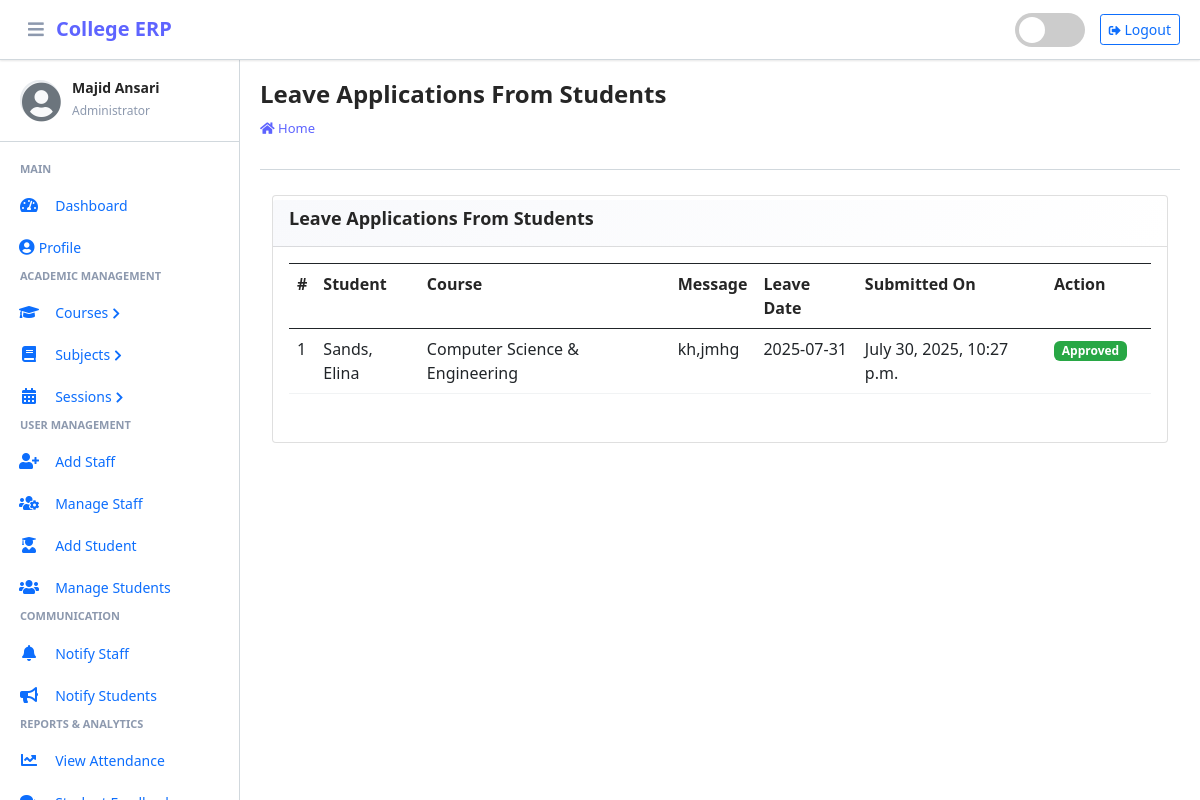
The page /student/view/leave/ (signed in) on the database its author committed.
### main_app/models.py (models this page shows, shortened)
class CustomUser(AbstractUser):
    USER_TYPE = ((1, "HOD"), (2, "Staff"), (3, "Student"))
    GENDER = [("M", "Male"), ("F", "Female")]
    username = None  # Removed username, using email instead
    email = models.EmailField(unique=True)
    user_type = models.CharField(default=1, choices=USER_TYPE, max_length=1)
    gender = models.CharField(max_length=1, choices=GENDER)
    profile_pic = models.ImageField()
    address = models.TextField()
    fcm_token = models.TextField(default="")  # For firebase notifications
    created_at = models.DateTimeField(auto_now_add=True)
    updated_at = models.DateTimeField(auto_now=True)
    USERNAME_FIELD = "email"
    REQUIRED_FIELDS = []
    objects = CustomUserManager()

class LeaveReportStudent(models.Model):
    student = models.ForeignKey(Student, on_delete=models.CASCADE)
    date = models.CharField(max_length=60)
    message = models.TextField()
    status = models.SmallIntegerField(default=0)
    created_at = models.DateTimeField(auto_now_add=True)
    updated_at = models.DateTimeField(auto_now=True)

class Student(models.Model):
    admin = models.OneToOneField(CustomUser, on_delete=models.CASCADE)
    course = models.ForeignKey(Course, on_delete=models.DO_NOTHING, null=True, blank=False)
    session = models.ForeignKey(Session, on_delete=models.DO_NOTHING, null=True)
    def __str__(self):
        return self.admin.last_name + ", " + self.admin.first_name

class Course(models.Model):
    name = models.CharField(max_length=120)
    created_at = models.DateTimeField(auto_now_add=True)
    updated_at = models.DateTimeField(auto_now=True)
    def __str__(self):
        return self.name

### main_app/hod_views.py (the view, shortened to what this page needs)
# urls.py: path("student/view/leave/", hod_views.view_student_leave,
@csrf_exempt
def view_student_leave(request):
    if request.method != 'POST':
        allLeave = LeaveReportStudent.objects.all()
        context = {
            'allLeave': allLeave,
            'page_title': 'Leave Applications From Students'
        }
        return render(request, "hod_template/student_leave_view.html", context)

### main_app/templates/hod_template/student_leave_view.html (shortened to what this page needs)
{% extends 'main_app/base.html' %}
{% load static %}
{% block page_title %}{{page_title}}{% endblock page_title %}
{% block content %}
<section class="content">
    <div class="container-fluid">
        <div class="row">
            <div class="col-md-12">
                <div class="card card-dark">
                    <div class="card-header">
                        <h3 class="card-title">{{page_title}}</h3>
                    </div>
                    <div class="table card-body" style="overflow-x: auto; overflow-y: auto; max-height: 600px;">
                        <table class="table table-bordered table-hover" style="min-width: 800px;">
                            <tr>
                                <th>#</th>
                                <th>Student</th>
                                <th>Course</th>
                                <th>Message</th>
                                <th>Leave Date</th>
                                <th>Submitted On</th>
                                <th>Action</th>
                            </tr>
                            {% for leave in  allLeave %}
                              <tr>
                                  <td>{{forloop.counter}}</td>
                                  <td>{{leave.student}}</td>
                                  <td>{{leave.student.course}}</td>
                                  <td style="word-wrap: break-word; max-width: 200px; overflow: hidden; text-overflow: ellipsis;">{{leave.message}}</td>
                                  <td>{{leave.date}}</td>
                                  <td>{{leave.created_at}}</td>
                                      {% if leave.status == 0 %}
                                           <td> <button data-bs-toggle="modal" data-bs-target="#reply_modal" value="{{leave.id}}" class="btn btn-success reply_open_modal">Reply</button>
{% elif leave.status == -1 %}
<td><span  class='badge badge-danger'>Rejected</span></td>
{% else %}
<td><span  class='badge badge-success'>Approved</span></td>
                                            <td>{{feedback.updated_at}}</td>
                                      {% endif %}
                              </tr>
                            {% endfor %}
                        </table>
                    </div>
                    </div>
            </div>
        </div>
    </div>
</section>
{% endblock content %}

### main_app/templates/main_app/erpnext_sidebar.html (shortened to what this page needs)
{% load static %}
<div class="sidebar-header">
    <div class="sidebar-user">
        <i class="fas fa-user-circle sidebar-default-avatar" id="default-avatar" style="display: none;"></i>
        <div class="sidebar-user-info">
            <h6>{{ user.get_full_name|default:user.username }}</h6>
            <small>
                {% if user.user_type == '1' %}
                    Administrator
                {% elif user.user_type == '2' %}
                    Staff Member
                {% else %}
                    Student
                {% endif %}
            </small>
        </div>
    </div>
</div>
<div class="nav-section">
    {% if user.user_type == '1' %}
        <h6 class="nav-section-title">Main</h6>
        <div class="nav-item">
            {% url 'admin_home' as admin_home %}
            <a href="{{ admin_home }}" class="nav-link {% if admin_home == request.path %}active{% endif %}">
                <i class="nav-icon fas fa-tachometer-alt"></i>
                <span class="nav-text">Dashboard</span>
            </a>
        </div>
        <div class="nav-item">
            {% url 'admin_view_profile' as admin_view_profile %}
            <a href="{{ admin_view_profile }}" class="nav-link {% if admin_view_profile == request.path %}active{% endif %}">
                <i class="fas fa-user-circle"></i>
                <span class="nav-text">Profile</span>
            </a>
        </div>
        <h6 class="nav-section-title">Academic Management</h6>
        <div class="nav-item has-submenu {% if 'course' in request.path %}open{% endif %}">
            <a href="#" class="nav-link">
                <i class="nav-icon fas fa-graduation-cap"></i>
                <span class="nav-text">Courses</span>
                <i class="nav-arrow fas fa-chevron-right"></i>
            </a>
        </div>
        <div class="nav-item has-submenu {% if 'subject' in request.path %}open{% endif %}">
            <a href="#" class="nav-link">
                <i class="nav-icon fas fa-book"></i>
                <span class="nav-text">Subjects</span>
                <i class="nav-arrow fas fa-chevron-right"></i>
            </a>
        </div>
        <div class="nav-item has-submenu {% if 'session' in request.path %}open{% endif %}">
            <a href="#" class="nav-link">
                <i class="nav-icon fas fa-calendar-alt"></i>
                <span class="nav-text">Sessions</span>
                <i class="nav-arrow fas fa-chevron-right"></i>
            </a>
        </div>
        <h6 class="nav-section-title">User Management</h6>
        <div class="nav-item">
            {% url 'add_staff' as add_staff %}
            <a href="{{ add_staff }}" class="nav-link {% if add_staff == request.path %}active{% endif %}">
                <i class="nav-icon fas fa-user-plus"></i>
                <span class="nav-text">Add Staff</span>
            </a>
        </div>
        <div class="nav-item">
            {% url 'manage_staff' as manage_staff %}
            <a href="{{ manage_staff }}" class="nav-link {% if manage_staff == request.path or 'edit_staff' in request.path %}active{% endif %}">
                <i class="nav-icon fas fa-users-cog"></i>
                <span class="nav-text">Manage Staff</span>
            </a>
        </div>
        <div class="nav-item">
            {% url 'add_student' as add_student %}
            <a href="{{ add_student }}" class="nav-link {% if add_student == request.path %}active{% endif %}">
                <i class="nav-icon fas fa-user-graduate"></i>
                <span class="nav-text">Add Student</span>
            </a>
        </div>
        <div class="nav-item">
            {% url 'manage_student' as manage_student %}
            <a href="{{ manage_student }}" class="nav-link {% if manage_student == request.path or 'edit_student' in request.path %}active{% endif %}">
                <i class="nav-icon fas fa-users"></i>
                <span class="nav-text">Manage Students</span>
            </a>
        </div>
        <h6 class="nav-section-title">Communication</h6>
        <div class="nav-item">
            {% url 'admin_notify_staff' as admin_notify_staff %}
            <a href="{{ admin_notify_staff }}" class="nav-link {% if admin_notify_staff == request.path %}active{% endif %}">
                <i class="nav-icon fas fa-bell"></i>
                <span class="nav-text">Notify Staff</span>
            </a>
        </div>
        <div class="nav-item">
            {% url 'admin_notify_student' as admin_notify_student %}
            <a href="{{ admin_notify_student }}" class="nav-link {% if admin_notify_student == request.path %}active{% endif %}">
                <i class="nav-icon fas fa-bullhorn"></i>
                <span class="nav-text">Notify Students</span>
            </a>
        </div>
        <h6 class="nav-section-title">Reports & Analytics</h6>
        <div class="nav-item">
            {% url 'admin_view_attendance' as admin_view_attendance %}
            <a href="{{ admin_view_attendance }}" class="nav-link {% if admin_view_attendance == request.path %}active{% endif %}">
                <i class="nav-icon fas fa-chart-line"></i>
                <span class="nav-text">View Attendance</span>
            </a>
        </div>
        <div class="nav-item">
            {% url 'student_feedback_message' as student_feedback_message %}
            <a href="{{ student_feedback_message }}" class="nav-link {% if student_feedback_message == request.path %}active{% endif %}">
                <i class="nav-icon fas fa-comments"></i>
                <span class="nav-text">Student Feedback</span>
            </a>
        </div>
    {% endif %}
</div>

### rows shown on the page
CustomUser: get_full_name "Majid Ansari"
LeaveReportStudent: student "Sands, Elina", student.course "Computer Science & Engineering", message "kh,jmhg", date "2025-07-31", created_at "July 30, 2025, 10:27 p.m."

### other values the page prints
{{ page_title }} "Leave Applications From Students"
